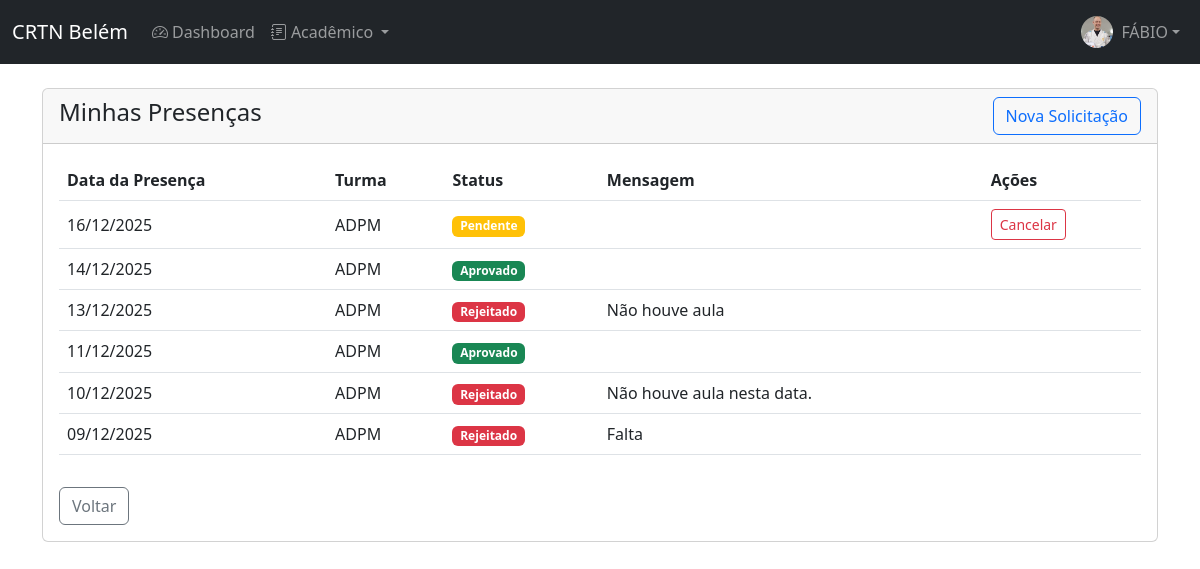
The page /aluno/presencas/ (signed in) on the database as committed earlier.
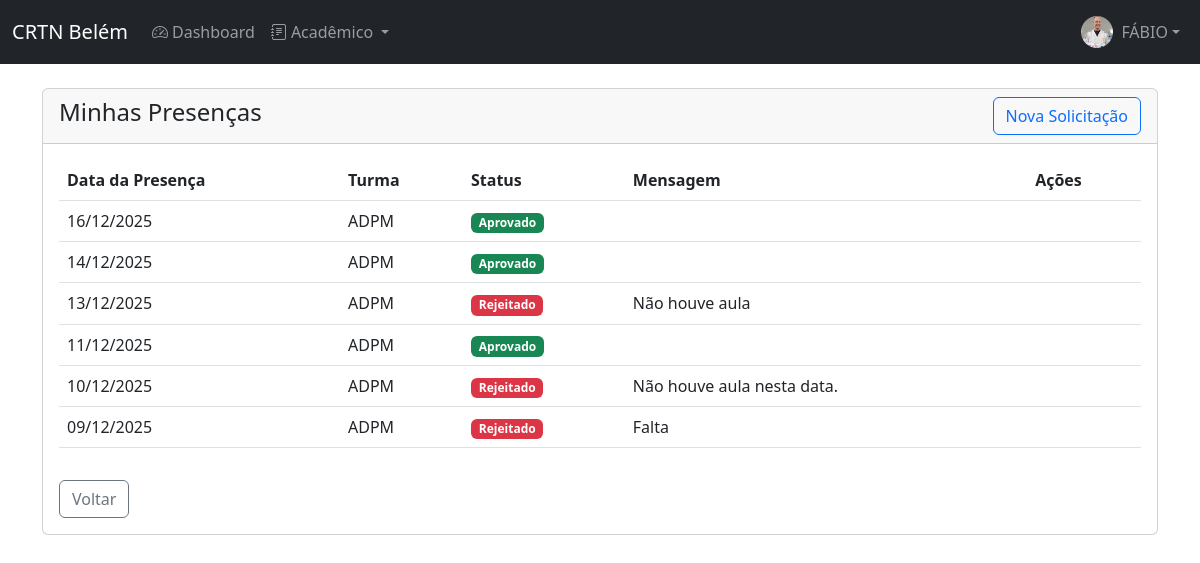
The same page on the database as committed later.
### academia/models.py (models this page shows, shortened)
class User(AbstractUser):
    STATUS_CHOICES = [('ATIVO', 'Ativo'), ('INATIVO', 'Inativo'), ('PENDENTE', 'Pendente')]
    GROUP_ROLE_CHOICES = [('STD', 'Aluno'), ('PRO', 'Professor'), ('ADM', 'Administrador')]
    KIMONO_SIZE_CHOICES = [('A0', 'A0'), ('A1', 'A1'), ('A2', 'A2'), ('A3', 'A3'), ('A4', 'A4'), ('A5', 'A5'), ('A6', 'A6')]
    BELT_SIZE_CHOICES = [('A0', 'A0'), ('A1', 'A1'), ('A2', 'A2'), ('A3', 'A3'), ('A4', 'A4'), ('A5', 'A5'), ('A6', 'A6')]
    birthday = models.DateField('Data de Nascimento', null=True, blank=True)
    group_role = models.CharField('Perfil', max_length=3, choices=GROUP_ROLE_CHOICES, default='STD')
    status = models.CharField('Status', max_length=8, choices=STATUS_CHOICES, default='PENDENTE')
    photo = models.ImageField('Foto', upload_to=photo_upload_to, null=True, blank=True)
    height = models.IntegerField('Altura (cm)', null=True, blank=True)
    weight = models.IntegerField('Peso (kg)', null=True, blank=True)
    kimono_size = models.CharField('Tamanho do Kimono', max_length=2, choices=KIMONO_SIZE_CHOICES, null=True, blank=True)
    belt_size = models.CharField('Tamanho da Faixa', max_length=2, choices=BELT_SIZE_CHOICES, null=True, blank=True)
    whatsapp = models.CharField('WhatsApp', max_length=20, null=True, blank=True)
    responsible = models.ForeignKey('self', on_delete=models.SET_NULL, null=True, blank=True, related_name='dependents')
    class Meta:
        verbose_name, verbose_name_plural = 'Usuário', 'Usuários'
        ordering = ['first_name', 'last_name']
    def is_student(self): return self.group_role == 'STD'
    def is_professor_or_admin(self): return self.group_role in ['PRO', 'ADM']

class AttendanceRequest(models.Model):
    STATUS_CHOICES = [('PEN', 'Pendente'), ('APR', 'Aprovado'), ('REJ', 'Rejeitado'), ('CAN', 'Cancelado')]
    student = models.ForeignKey(User, on_delete=models.CASCADE, limit_choices_to={'group_role': 'STD'}, related_name='attendance_requests')
    turma = models.ForeignKey(Turma, on_delete=models.CASCADE, related_name='attendance_requests')
    attendance_date = models.DateField('Data da Presença')
    reason = models.TextField('Motivo da Solicitação')
    status = models.CharField('Status', max_length=3, choices=STATUS_CHOICES, default='PEN')
    rejection_reason = models.TextField('Motivo da Rejeição', blank=True)
    processed_at = models.DateTimeField('Data de Processamento', null=True, blank=True)
    processed_by = models.ForeignKey(User, on_delete=models.SET_NULL, null=True, blank=True, limit_choices_to={'group_role__in': ['PRO', 'ADM']}, related_name='processed_requests')
    notified = models.BooleanField(default=False)
    class Meta:
        verbose_name, verbose_name_plural = 'Solicitação de Presença', 'Solicitações de Presença'
        ordering = ['-attendance_date']
        unique_together = ['student', 'turma', 'attendance_date']

class Turma(models.Model):
    nome = models.CharField('Nome da Turma', max_length=100)
    descricao = models.TextField('Descrição', blank=True)
    professor = models.ForeignKey(User, on_delete=models.SET_NULL, null=True, limit_choices_to={'group_role__in': ['PRO', 'ADM']}, related_name='turmas_professor')
    alunos = models.ManyToManyField(User, through='TurmaAluno', related_name='turmas', limit_choices_to={'group_role': 'STD'})
    ativa = models.BooleanField('Ativa', default=True)
    data_criacao = models.DateTimeField('Data de Criação', auto_now_add=True)
    class Meta:
        verbose_name, verbose_name_plural = 'Turma', 'Turmas'
        ordering = ['nome']

### academia/views.py (the view)
# urls.py: path('aluno/presencas/', views.aluno_presencas, name='aluno_presencas'),
@login_required
def aluno_presencas(request):
    if not request.user.is_student():
        raise PermissionDenied
    AttendanceRequest.objects.filter(student=request.user, status='APR', notified=False).update(notified=True)
    attendance_requests = AttendanceRequest.objects.filter(student=request.user).exclude(status='CAN').select_related('turma').order_by('-attendance_date')
    return render(request, 'academia/aluno/presencas.html', {'attendance_requests': attendance_requests})

### academia/context_processors.py (called while the page is built, shortened)
def notifications_context(request):
    if not request.user.is_active:
        return {}
    notifications = []
    if request.user.is_student():
        approved_attendances = AttendanceRequest.objects.filter(student=request.user, status='APR', notified=False)
        if approved_attendances.exists():
            count = approved_attendances.count()
            notifications.append({
                'text': f'{count} presença(s) aprovada(s).',
                'url': 'aluno_presencas'
            })
        new_graduations = Graduacao.objects.filter(aluno=request.user, notified=False)
        if new_graduations.exists():
            notifications.append({
                'text': 'Você tem uma nova graduação!',
                'url': 'aluno_graduacoes'
            })
    if notifications:
        return {'notifications': notifications, 'has_pending_tasks': True}
    return {}

def account_management_context(request):
    original_user_id = request.session.get('original_user_id')
    main_user = None
    if original_user_id:
        try:
            main_user = User.objects.get(id=original_user_id)
        except User.DoesNotExist:
            request.session.pop('original_user_id', None)
    else:
        main_user = request.user
    dependents = main_user.dependents.all() if main_user and main_user.dependents.exists() else []
    return {
        'original_user_id': original_user_id,
        'dependents_list': dependents,
    }

def global_context(request):
    if not request.user.is_authenticated:
        return {}
    context = {}
    context.update(notifications_context(request))
    context.update(account_management_context(request))
    return context

### academia/templates/academia/aluno/presencas.html (shortened to what this page needs)
{% extends 'academia/base.html' %}
{% block content %}
<div class="row">
    <div class="col-md-12">
        <div class="card">
            <div class="card-header d-flex justify-content-between align-items-center">
                <h4>Minhas Presenças</h4>
                <a href="{% url 'aluno_marcar_presenca' %}" class="btn btn-outline-primary">Nova Solicitação</a>
            </div>
            <div class="card-body">
                {% if attendance_requests %}
                    <div class="table-responsive">
                        <table class="table table-hover align-middle">
                            <thead>
                                <tr>
                                    <th>Data da Presença</th>
                                    <th>Turma</th>
                                    <th>Status</th>
                                    <th>Mensagem</th>
                                    <th>Ações</th>
                                </tr>
                            </thead>
                            <tbody>
                                {% for request in attendance_requests %}
                                    <tr>
                                        <td>{{ request.attendance_date|date:"d/m/Y" }}</td>
                                        <td>{{ request.turma.nome }}</td>
                                        <td>
                                            {% if request.status == 'PEN' %}
                                                <span class="badge bg-warning">Pendente</span>
                                            {% elif request.status == 'APR' %}
                                                <span class="badge bg-success">Aprovado</span>
                                            {% elif request.status == 'REJ' %}
                                                <span class="badge bg-danger">Rejeitado</span>
                                            {% elif request.status == 'CAN' %}
                                                <span class="badge bg-secondary">Cancelado</span>
                                            {% endif %}
                                        </td>
                                        <td>
                                            {% if request.status == 'REJ' %}
                                                {{ request.rejection_reason }}
                                            {% endif %}
                                        </td>
                                        <td>
                                            {% if request.status == 'PEN' %}
                                                <a href="{% url 'aluno_cancelar_presenca' request.id %}" class="btn btn-sm btn-outline-danger" onclick="return confirm('Tem certeza que deseja cancelar esta solicitação?')">Cancelar</a>
                                            {% endif %}
                                        </td>
                                    </tr>
                                {% endfor %}
                            </tbody>
                        </table>
                    </div>
                {% else %}
                    <p class="text-muted">Nenhuma solicitação de presença encontrada.</p>
                {% endif %}
                <div class="mt-3">
                    <a href="{% url 'dashboard' %}" class="btn btn-outline-secondary">Voltar</a>
                </div>
            </div>
        </div>
    </div>
</div>
{% endblock %}

### academia/templates/academia/base.html (shortened to what this page needs)
{% load static %}
<!DOCTYPE html>
<html lang="pt-BR">
<head>
    <link href="https://cdn.jsdelivr.net/npm/bootstrap@5.3.0/dist/css/bootstrap.min.css" rel="stylesheet">
    <link rel="stylesheet" href="https://cdn.jsdelivr.net/npm/bootstrap-icons@1.11.0/font/bootstrap-icons.css">
    <link rel="stylesheet" href="{% static 'academia/css/styles.css' %}">
</head>
<body>
{% if user.is_authenticated %}
    <nav class="navbar navbar-expand-lg navbar-dark bg-dark">
        <div class="container-fluid">
            <a class="navbar-brand" href="{% url 'dashboard' %}">CRTN Belém</a>
            <div class="collapse navbar-collapse" id="navbarNav">
                <ul class="navbar-nav me-auto">
                    <li class="nav-item">
                        <a class="nav-link" href="{% url 'dashboard' %}">
                            <i class="bi bi-speedometer2 me-1"></i>Dashboard
                        </a>
                    </li>
                    {% if user.is_student or user.is_professor_or_admin %}
                        <li class="nav-item dropdown">
                            <a class="nav-link dropdown-toggle" href="#" role="button" data-bs-toggle="dropdown"
                               aria-expanded="false">
                                <i class="bi bi-journal-text me-1"></i>Acadêmico
                            </a>
                        </li>
                    {% endif %}
                </ul>
                <ul class="navbar-nav">
                    <li class="nav-item dropdown">
                        <a class="nav-link dropdown-toggle d-flex align-items-center" href="#" role="button"
                           data-bs-toggle="dropdown" aria-expanded="false">
                            {% if user.photo %}
                                <img src="{{ user.photo.url }}" alt="Foto" class="rounded-circle me-2" width="32"
                                     height="32" style="object-fit: cover;">
                            {% else %}
                                <div class="bg-secondary rounded-circle me-2 d-flex align-items-center justify-content-center"
                                     style="width: 32px; height: 32px;">
                                    <i class="bi bi-person text-white"></i>
                                </div>
                            {% endif %}
                            <span>{{ user.first_name.upper }}</span>
                        </a>
                    </li>
                </ul>
            </div>
        </div>
    </nav>
{% endif %}
<div class="container mt-4">
    {% block content %}{% endblock %}
</div>
</body>
</html>

Rows that differ between the two databases and show on the page:
changed AttendanceRequest (number 1 of 6 on the later page): status "Pendente Cancelar" → "Aprovado"
